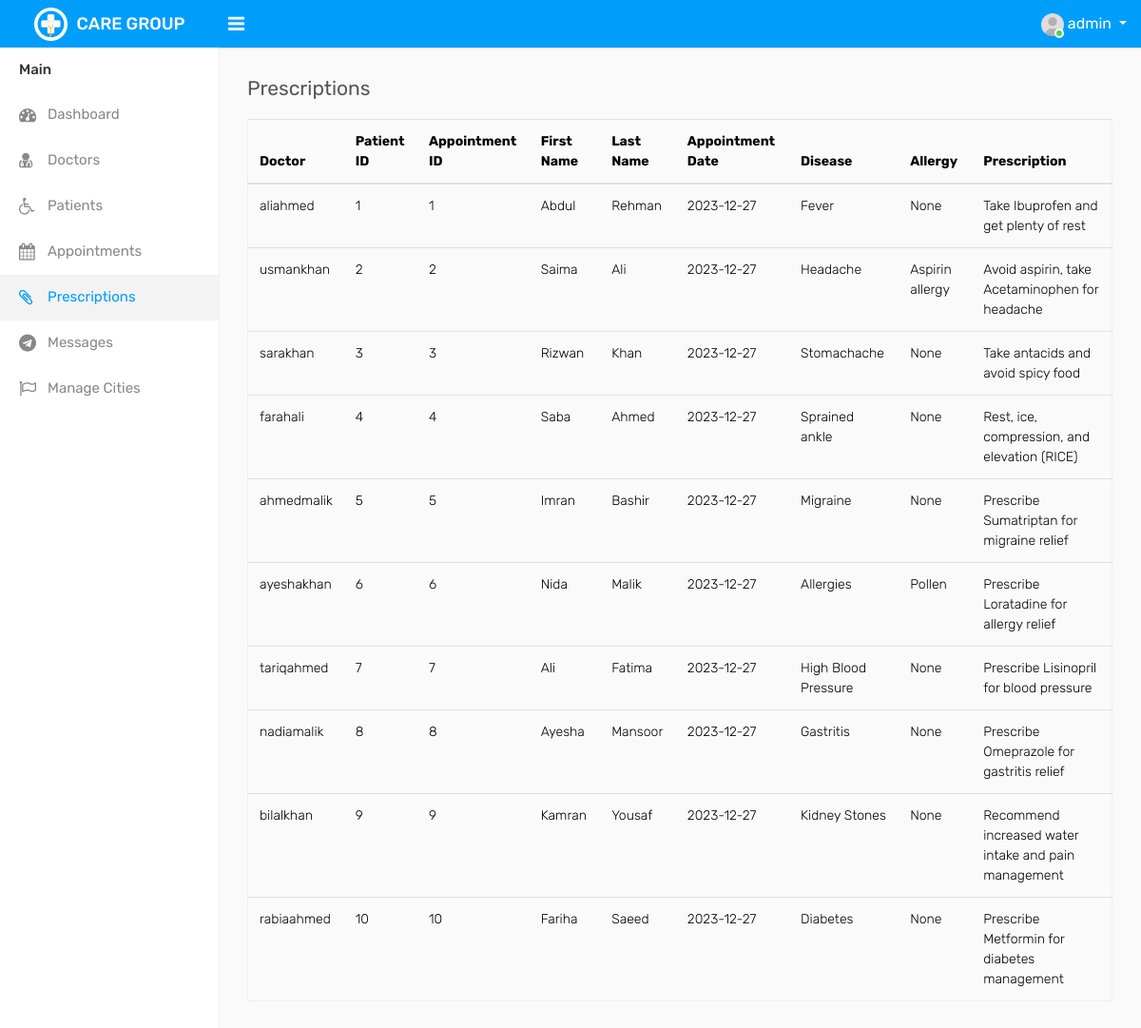
The page /admin/prescriptions.php (signed in) on the database its author committed.
### tables this page shows
CREATE TABLE `prestb` (
  `doctor` varchar(50) NOT NULL,
  `pid` int(11) NOT NULL,
  `ID` int(11) NOT NULL,
  `fname` varchar(50) NOT NULL,
  `lname` varchar(50) NOT NULL,
  `appdate` date NOT NULL,
  `disease` varchar(250) NOT NULL,
  `allergy` varchar(250) NOT NULL,
  `prescription` varchar(1000) NOT NULL
);

### admin/prescriptions.php (the view, shortened to what this page needs)
<?php
    require_once "include/header.php";
    require_once "include/sidebar.php";
?>
<div class="page-wrapper">
    <div class="content">
        <div class="row">
            <div class="col-sm-4 col-3">
                <h4 class="page-title">Prescriptions</h4>
            </div>
        </div>
        <div class="row">
            <div class="col-md-12">
                <div class="table-responsive">
                    <table class="table table-border table-striped custom-table datatable mb-0">
                        <div class="tab-pane fade" id="list-pat" role="tabpanel" aria-labelledby="list-pat-list">
                            <table class="table table-hover">
                                <thead>
                                    <tr>
                                        <th scope="col">Doctor</th>
                                        <th scope="col">Patient ID</th>
                                        <th scope="col">Appointment ID</th>
                                        <th scope="col">First Name</th>
                                        <th scope="col">Last Name</th>
                                        <th scope="col">Appointment Date</th>
                                        <th scope="col">Disease</th>
                                        <th scope="col">Allergy</th>
                                        <th scope="col">Prescription</th>
                                    </tr>
                                </thead>
                                <tbody>
                                    <?php
                                    global $con;
                                    $query = "select * from prestb";
                                    $result = mysqli_query($con,$query);
                                    while ($row = mysqli_fetch_array($result)){
                                    $doctor = $row['doctor'];
                                    $pid = $row['pid'];
                                    $ID = $row['ID'];
                                    $fname = $row['fname'];
                                    $lname = $row['lname'];
                                    $appdate = $row['appdate'];
                                    $disease = $row['disease'];
                                    $allergy = $row['allergy'];
                                    $pres = $row['prescription'];
                                    echo "<tr>
                                        <td>$doctor</td>
                                        <td>$pid</td>
                                        <td>$ID</td>
                                        <td>$fname</td>
                                        <td>$lname</td>
                                        <td>$appdate</td>
                                        <td>$disease</td>
                                        <td>$allergy</td>
                                        <td>$pres</td>
                                    </tr>";
                                    }
                                ?>
                                </tbody>
                            </table>
                            <br>
                        </div>
                    </table>
                </div>
            </div>
        </div>
    </div>
</div>
</div>
</body>
</html>

### rows shown on the page
prestb: doctor "aliahmed", pid "1", ID "1", fname "Abdul", lname "Rehman", appdate "2023-12-27", disease "Fever", allergy "None", prescription "Take Ibuprofen and get plenty of rest"
prestb: doctor "usmankhan", pid "2", ID "2", fname "Saima", lname "Ali", appdate "2023-12-27", disease "Headache", allergy "Aspirin allergy", prescription "Avoid aspirin, take Acetaminophen for headache"
prestb: doctor "sarakhan", pid "3", ID "3", fname "Rizwan", lname "Khan", appdate "2023-12-27", disease "Stomachache", allergy "None", prescription "Take antacids and avoid spicy food"
prestb: doctor "farahali", pid "4", ID "4", fname "Saba", lname "Ahmed", appdate "2023-12-27", disease "Sprained ankle", allergy "None", prescription "Rest, ice, compression, and elevation (RICE)"
prestb: doctor "ahmedmalik", pid "5", ID "5", fname "Imran", lname "Bashir", appdate "2023-12-27", disease "Migraine", allergy "None", prescription "Prescribe Sumatriptan for migraine relief"
prestb: doctor "ayeshakhan", pid "6", ID "6", fname "Nida", lname "Malik", appdate "2023-12-27", disease "Allergies", allergy "Pollen", prescription "Prescribe Loratadine for allergy relief"
prestb: doctor "tariqahmed", pid "7", ID "7", fname "Ali", lname "Fatima", appdate "2023-12-27", disease "High Blood Pressure", allergy "None", prescription "Prescribe Lisinopril for blood pressure"
prestb: doctor "nadiamalik", pid "8", ID "8", fname "Ayesha", lname "Mansoor", appdate "2023-12-27", disease "Gastritis", allergy "None", prescription "Prescribe Omeprazole for gastritis relief"
prestb: doctor "bilalkhan", pid "9", ID "9", fname "Kamran", lname "Yousaf", appdate "2023-12-27", disease "Kidney Stones", allergy "None", prescription "Recommend increased water intake and pain management"
prestb: doctor "rabiaahmed", pid "10", ID "10", fname "Fariha", lname "Saeed", appdate "2023-12-27", disease "Diabetes", allergy "None", prescription "Prescribe Metformin for diabetes management"

### other values the page prints
$admin_user "admin"
